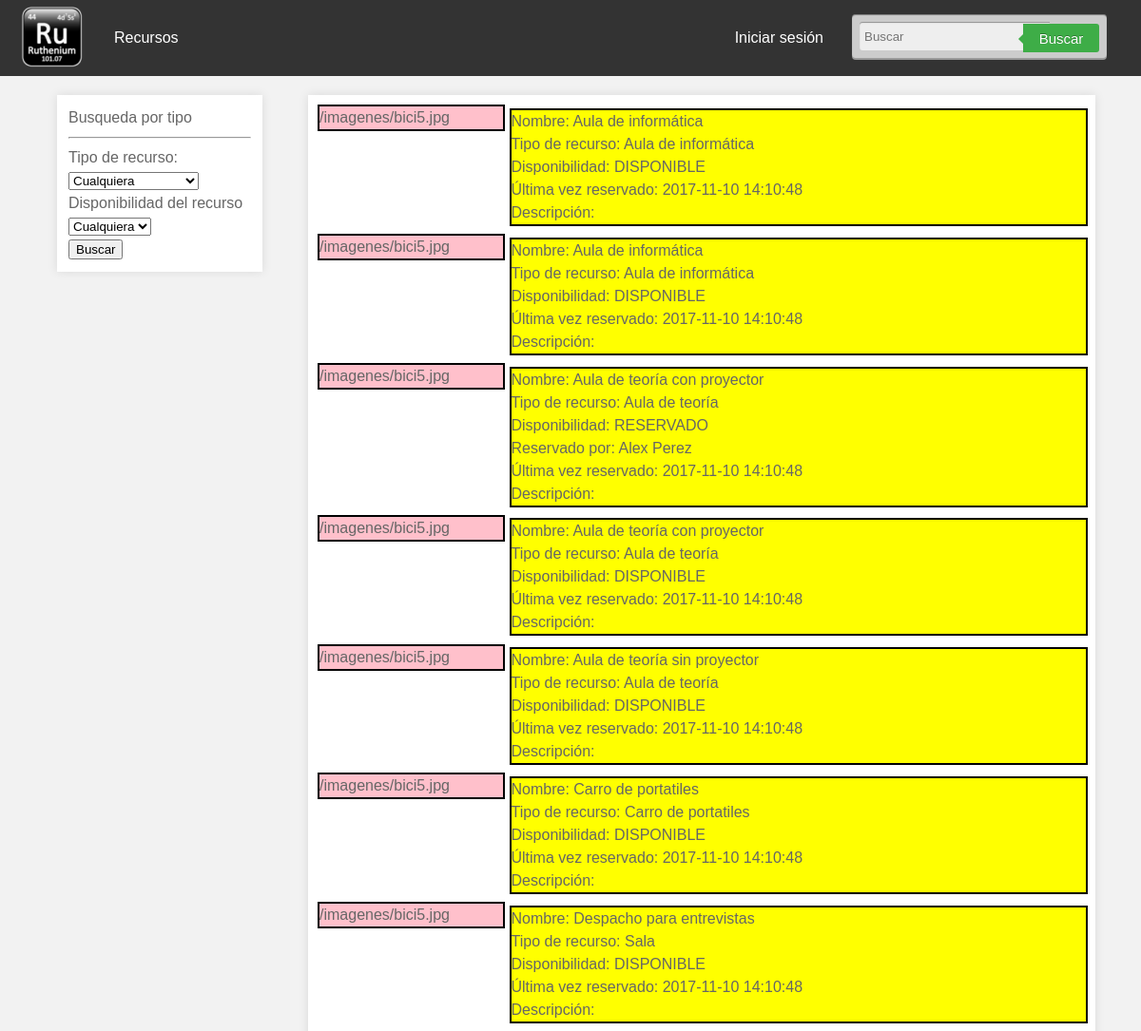
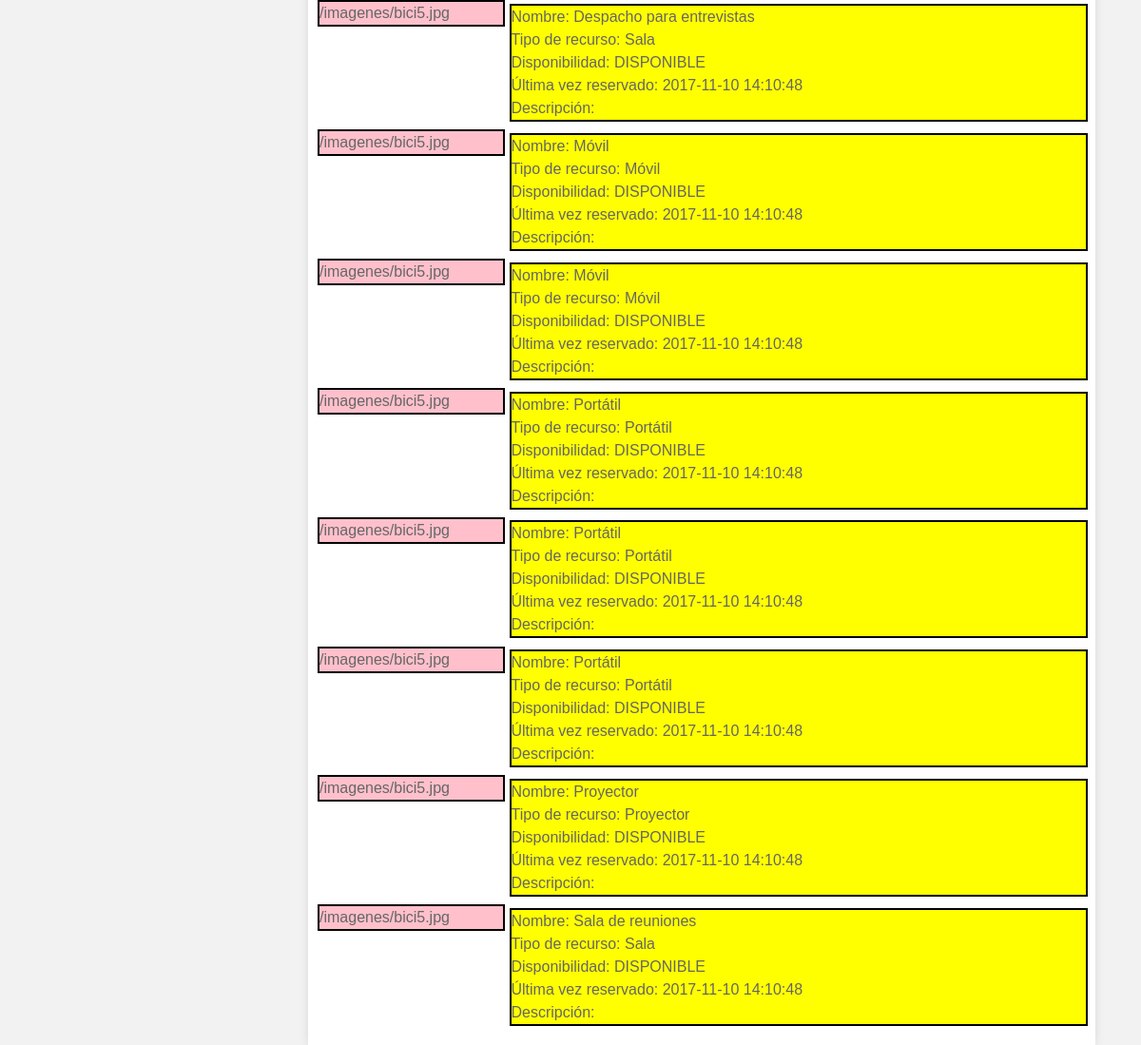
The page / on the database its author committed (2 pictures, top to bottom).
### tables this page shows
CREATE TABLE `recurso` (
	`rec_id` int(4) NOT NULL,
	`rec_tipo` varchar (25) NOT NULL,
	`rec_nombre` varchar (50) NOT NULL,
	`rec_disponibilidad` boolean NOT NULL,
	`rec_fecha` timestamp NULL,
	`rec_descripcion` text NULL,
	`rec_img` varchar(25) NULL
);

CREATE TABLE `usuario` (
	`usu_id` int(4) NOT NULL,
	`usu_nombre` varchar(50) NOT NULL,
	`usu_apellido` varchar(50) NOT NULL,
	`usu_correo` varchar(50) NOT NULL,
	`usu_password` varchar(50) NOT NULL
);

### index.php (the view, shortened to what this page needs)
<!DOCTYPE html>
<html lang="es">
<head>
  <link rel="stylesheet" href="css/maincss.css">
</head>
<body>
  <header id="main-header">
    <div id="searchform">
      <input type="text" placeholder="Buscar">
      <button type="submit">Buscar</button>
    </div>
    <div class="log">
      <nav>
        <ul>
          <li><a href="#">Iniciar sesión</a></li>
        </ul>
      </nav>
    </div>
    <a id="logo-header" href="#">
      <img src="imagenes/logo.png">
    </a>
    <nav>
      <ul>
        <li><a href="#">Recursos</a></li>
      </ul>
    </nav>
  </header>
  <section id="main-menu">
    <article>
      <div class="content">
        <?php
        $conexion=mysqli_connect("localhost", "root", "", "bbdd_rutenio");
        mysqli_query($conexion, "SET NAMES 'utf8'");
        $q = "SELECT DISTINCT(rec_tipo) from recurso ORDER BY rec_tipo";
        $resultados = mysqli_query($conexion, $q);
        if(mysqli_num_rows($resultados)>0){
          echo "<form action='index.php' method='POST'>";
          echo "Busqueda por tipo";
          echo "<hr>";
          echo "Tipo de recurso:";
          echo "<select name=tipo id='tipo'>";
          echo "<option>Cualquiera</option>";
          echo "</select>";
        }
        echo "Disponibilidad del recurso";
        echo "<select name='disponible'>";
        echo "<option>Cualquiera</option>";
        echo "</select>";
        echo "<br>";
        echo"<input type='submit' name='Enviar' value='Buscar'>";
        echo "</form>"
        ?>
      </div>
    </article>
  </section>
  <section id="main-content">
    <article>
      <header>
      </header>
      <div class="content">
        <?php
        $conexion=mysqli_connect("localhost", "root", "", "bbdd_rutenio");
        mysqli_query($conexion, "SET NAMES 'utf8'");
        if(isset($_POST['Enviar'])){
          if(isset($_POST['tipo'])){
            $tiporecurso=$_POST['tipo'];
          }
          if(isset($_POST['subtipo'])){
            $subtiporecurso=$_POST['subtipo'];
          }else{
            $subtiporecurso="";
          }
          if (isset($_POST['disponible'])) {
            $disponible=$_POST['disponible'];
          }
          if(($tiporecurso=="Cualquiera")&&($disponible=="Cualquiera")){
            $q = "SELECT * from recurso ORDER BY rec_nombre";
            $resultados = mysqli_query($conexion, $q);
            if(mysqli_num_rows($resultados)>0){
              while($recurso = mysqli_fetch_array($resultados)){
                echo "<div class='recurso-img'>";
                echo "$recurso[rec_img]<br>";
                echo "</div>";
                echo "<div class='recurso'>";
                echo "Nombre: $recurso[rec_nombre]<br>";
                $recursoid=$recurso['rec_id'];
                echo "Tipo de recurso: $recurso[rec_tipo]<br>";
                $dispo=$recurso['rec_disponibilidad'];
                if ($dispo==0) {
                  echo "Disponibilidad: RESERVADO <br>";
                  $j="SELECT usu_nombre, usu_apellido FROM usuario INNER JOIN recurso ON recurso.usu_id =usuario.usu_id WHERE rec_disponibilidad=0 AND rec_id='$recursoid'";
                  $nombrefk = mysqli_query($conexion, $j);
                  $nombre = mysqli_fetch_array($nombrefk);
                  echo "Reservado por: $nombre[usu_nombre] $nombre[usu_apellido]<br>";
                }else{
                  echo "Disponibilidad: DISPONIBLE <br>";
                }
                echo "Última vez reservado: $recurso[rec_fecha]<br>";
                echo "Descripción: $recurso[rec_descripcion]<br>";
                if ((isset($_REQUEST['login']))&&($dispo==1)) {
                  $usuario=$_REQUEST['id'];
                  echo "<a href='reservar.php?id=$recursoid&usu=$usuario'>Reservar</a><br>";
                }
                echo "</div>";
              }
            }else{
              echo "Lo sentimos, no hemos podido encontrar su búsqueda";
            }
      }
      $string="";
      $string1="";
      $string2="";
      if ($tiporecurso!="Cualquiera") {
        $string="WHERE rec_tipo='$tiporecurso'";
        if ($tiporecurso=="teoria") {
          $string="WHERE rec_tipo='Aula de teoría'";
        }
        if ($tiporecurso=="sala") {
          $string="WHERE rec_tipo='Sala'";
        }
        if ($subtiporecurso!="") {
          if ($subtiporecurso=="Cualquiera") {
            $string1="";
          }else{
            $string1=" AND rec_nombre LIKE '%$subtiporecurso%'";
          }
        }else{
          $string1="";
        }
        if ($disponible=="Disponible") {
          $string2="AND rec_disponibilidad='1'";
        }
        if($disponible=="Reservado"){
          $string2="AND rec_disponibilidad='0'";
        }
        $q="SELECT * FROM recurso $string $string1 $string2";
        $resultado = mysqli_query($conexion, $q);
        if(mysqli_num_rows($resultado)>0){
          while($recurso = mysqli_fetch_array($resultado)){
            echo "<div class='recurso-img'>";
            echo "$recurso[rec_img]<br>";
            echo "</div>";
            echo "<div class='recurso'>";
            echo "Nombre: $recurso[rec_nombre]<br>";
            echo "Tipo de recurso: $recurso[rec_tipo]<br>";
            $recursoid=$recurso['rec_id'];
            $dispo=$recurso['rec_disponibilidad'];
            if ($dispo==0) {
              echo "Disponibilidad: RESERVADO <br>";
              $j="SELECT usu_nombre, usu_apellido FROM usuario INNER JOIN recurso ON recurso.usu_id =usuario.usu_id WHERE rec_disponibilidad=0 AND rec_id='$recursoid'";
              $nombrefk = mysqli_query($conexion, $j);
              $nombre = mysqli_fetch_array($nombrefk);
              echo "Reservado por: $nombre[usu_nombre] $nombre[usu_apellido]<br>";
            }else{
              echo "Disponibilidad: DISPONIBLE <br>";
            }
            echo "Última vez reservado: $recurso[rec_fecha]<br>";
            echo "Descripción: $recurso[rec_descripcion]<br>";
            if ((isset($_REQUEST['login']))&&($dispo==1)) {
              $usuario=$_REQUEST['id'];
              echo "<a href='reservar.php?id=$recursoid&usu=$usuario'>Reservar</a><br>";
            }
            echo "</div>";
          }
        }else{
          echo "Lo sentimos, no hemos podido encontrar su búsqueda";
        }
      }
      if (($tiporecurso=="Cualquiera")&&($disponible!="Cualquiera")) {
        if ($disponible=="Disponible") {
          $string2="rec_disponibilidad='1'";
        }
        if($disponible=="Reservado"){
          $string2="rec_disponibilidad='0'";
        }
        $q="SELECT * FROM recurso WHERE $string2";
        $resultado = mysqli_query($conexion, $q);
        if(mysqli_num_rows($resultado)>0){
          while($recurso = mysqli_fetch_array($resultado)){
            echo "<div class='recurso-img'>";
            echo "$recurso[rec_img]<br>";
            echo "</div>";
            echo "<div class='recurso'>";
            echo "Nombre: $recurso[rec_nombre]<br>";
            $recursoid=$recurso['rec_id'];
            echo "Tipo de recurso: $recurso[rec_tipo]<br>";
            $dispo=$recurso['rec_disponibilidad'];
            if ($dispo==0) {
              echo "Disponibilidad: RESERVADO <br>";
              $j="SELECT usu_nombre, usu_apellido FROM usuario INNER JOIN recurso ON recurso.usu_id =usuario.usu_id WHERE rec_disponibilidad=0 AND rec_id='$recursoid'";
              $nombrefk = mysqli_query($conexion, $j);
              $nombre = mysqli_fetch_array($nombrefk);
              echo "Reservado por: $nombre[usu_nombre] $nombre[usu_apellido]<br>";
            }else{
              echo "Disponibilidad: DISPONIBLE <br>";
            }
            echo "Última vez reservado: $recurso[rec_fecha]<br>";
            echo "Descripción: $recurso[rec_descripcion]<br>";
            if ((isset($_REQUEST['login']))&&($dispo==1)) {
              $usuario=$_REQUEST['id'];
              echo "<a href='reservar.php?id=$recursoid&usu=$usuario'>Reservar</a><br>";
            }
            echo "</div>";
          }
        }else{
          echo "Lo sentimos, no hemos podido encontrar su búsqueda";
        }
        }
      }else{
        $q = "SELECT * from recurso ORDER BY rec_nombre";
        $resultados = mysqli_query($conexion, $q);
        if(mysqli_num_rows($resultados)>0){
          while($recurso = mysqli_fetch_array($resultados)){
            echo "<div class='recurso-img'>";
            echo "$recurso[rec_img]<br>";
            echo "</div>";
            echo "<div class='recurso'>";
            echo "Nombre: $recurso[rec_nombre]<br>";
            $recursoid=$recurso['rec_id'];
            echo "Tipo de recurso: $recurso[rec_tipo]<br>";
            $dispo=$recurso['rec_disponibilidad'];
            if ($dispo==0) {
              echo "Disponibilidad: RESERVADO <br>";
              $j="SELECT usu_nombre, usu_apellido FROM usuario INNER JOIN recurso ON recurso.usu_id =usuario.usu_id WHERE rec_disponibilidad=0 AND rec_id='$recursoid'";
              $nombrefk = mysqli_query($conexion, $j);
              $nombre = mysqli_fetch_array($nombrefk);
              echo "Reservado por: $nombre[usu_nombre] $nombre[usu_apellido]<br>";
            }else{
              echo "Disponibilidad: DISPONIBLE <br>";
            }
            echo "Última vez reservado: $recurso[rec_fecha]<br>";
            echo "Descripción: $recurso[rec_descripcion]<br>";
            echo "</div>";
          }
        }
      }
      ?>
    </div>
</article>
</section>
</body>
</html>

### css/maincss.css (style rules this page uses)
body { margin: 0; padding: 0; font-family: Helvetica, Arial, sans-serif; color: #666; background: #f2f2f2; font-size: 1em; line-height: 1.5em; }
img { max-width: 100%; height: auto; }
#main-header { background: #333; color: white; height: 80px; }
#main-header a { color: white; }
.log { float: right; margin-left: 1%; }
#logo-header { float: left; padding: 4px 0 0 20px; text-decoration: none; }
nav { float: left; }
nav ul { margin: 0; padding: 0 0 0 20px; list-style: none; padding-right: 20px; }
nav ul li { display: inline-block; line-height: 80px; }
nav ul li a { display: block; padding: 0 10px; text-decoration: none; }
#main-content { background: white; width: 68%; margin-top: 20px; margin-left: 27%; margin-right: auto; margin-bottom: auto; box-shadow: 0 0 10px rgba(0,0,0,.1); padding: 0% 1% 1% 0%; }
#main-content header, #main-content .content { padding-top: 5px; padding: 5px 0 0 10px; }
#main-menu { background: white; width: 16%; float: left; padding: 1% 1% 1% 1%; margin-top: 20px; margin-left: 5%; margin-right: auto; margin-bottom: auto; box-shadow: 0 0 10px rgba(0,0,0,.1); }
#main-header { background: #333; color: white; height: 80px; width: 100%; left: 0; top: 0; position: fixed; }
body { margin: 0; padding: 0; font-family: Helvetica, Arial, sans-serif; color: #666; background: #f2f2f2; font-size: 1em; line-height: 1.5em; padding-top: 80px; }
#searchform { width: 21%; height:30px; padding-top: 8px; padding-right: 8px; padding-bottom: 8px; padding-left: 8px; margin-top: 15px; margin-right: 3%; margin-bottom: 1px; margin-left: auto; float: right; background: #ccc; border-radius: 4px; box-shadow: 0 1px 1px rgba(0,0,0,.4) inset, 0 2px 0 rgba(255,255,255,.5); }
#searchform input { width: 190px; height:20px; padding: 5px; float: left; border: 0; background: #eee; border-radius: 3px 0 0 3px; box-shadow: 0 1px 1px rgba(0,0,0,.4) inset; }
#searchform button { position: relative; margin-top: -11%; float: right; border: 0; cursor: pointer; height: 30px; width: 80px; font-size:15px; color: #fff; background: #3ead47; border-radius: 0 3px 3px 0; text-shadow: 0 -1px 0 rgba(0, 0 ,0, .3); }
#searchform button:before { content: ''; position: absolute; border-width: 8px 8px 8px 0; border-style: solid solid solid none; border-color: transparent #3ead47 transparent; top: 8px; left: -5px; }
.recurso { width: 75%; margin-left: 25%; margin-top: -3%; margin-bottom: 1%; background-color: yellow; border: 2px solid black; }
.recurso-img { width: 24%; background-color: pink; border: 2px solid black; }

### rows shown on the page
recurso: rec_img "/imagenes/bici5.jpg", rec_nombre "Aula de informática", rec_tipo "Aula de informática", rec_disponibilidad "Disponibilidad: DISPONIBLE", rec_fecha "2017-11-10 14:10:48"
recurso: rec_img "/imagenes/bici5.jpg", rec_nombre "Aula de informática", rec_tipo "Aula de informática", rec_disponibilidad "Disponibilidad: DISPONIBLE", rec_fecha "2017-11-10 14:10:48"
recurso: rec_img "/imagenes/bici5.jpg", rec_nombre "Aula de teoría con proyector", rec_tipo "Aula de teoría", usu.usu_nombre "Alex", usu.usu_apellido "Perez", rec_fecha "2017-11-10 14:10:48"
recurso: rec_img "/imagenes/bici5.jpg", rec_nombre "Aula de teoría con proyector", rec_tipo "Aula de teoría", rec_disponibilidad "Disponibilidad: DISPONIBLE", rec_fecha "2017-11-10 14:10:48"
recurso: rec_img "/imagenes/bici5.jpg", rec_nombre "Aula de teoría sin proyector", rec_tipo "Aula de teoría", rec_disponibilidad "Disponibilidad: DISPONIBLE", rec_fecha "2017-11-10 14:10:48"
recurso: rec_img "/imagenes/bici5.jpg", rec_nombre "Carro de portatiles", rec_tipo "Carro de portatiles", rec_disponibilidad "Disponibilidad: DISPONIBLE", rec_fecha "2017-11-10 14:10:48"
recurso: rec_img "/imagenes/bici5.jpg", rec_nombre "Despacho para entrevistas", rec_tipo "Sala", rec_disponibilidad "Disponibilidad: DISPONIBLE", rec_fecha "2017-11-10 14:10:48"
recurso: rec_img "/imagenes/bici5.jpg", rec_nombre "Despacho para entrevistas", rec_tipo "Sala", rec_disponibilidad "Disponibilidad: DISPONIBLE", rec_fecha "2017-11-10 14:10:48"
recurso: rec_img "/imagenes/bici5.jpg", rec_nombre "Móvil", rec_tipo "Móvil", rec_disponibilidad "Disponibilidad: DISPONIBLE", rec_fecha "2017-11-10 14:10:48"
recurso: rec_img "/imagenes/bici5.jpg", rec_nombre "Móvil", rec_tipo "Móvil", rec_disponibilidad "Disponibilidad: DISPONIBLE", rec_fecha "2017-11-10 14:10:48"
recurso: rec_img "/imagenes/bici5.jpg", rec_nombre "Portátil", rec_tipo "Portátil", rec_disponibilidad "Disponibilidad: DISPONIBLE", rec_fecha "2017-11-10 14:10:48"
recurso: rec_img "/imagenes/bici5.jpg", rec_nombre "Portátil", rec_tipo "Portátil", rec_disponibilidad "Disponibilidad: DISPONIBLE", rec_fecha "2017-11-10 14:10:48"
recurso: rec_img "/imagenes/bici5.jpg", rec_nombre "Portátil", rec_tipo "Portátil", rec_disponibilidad "Disponibilidad: DISPONIBLE", rec_fecha "2017-11-10 14:10:48"
recurso: rec_img "/imagenes/bici5.jpg", rec_nombre "Proyector", rec_tipo "Proyector", rec_disponibilidad "Disponibilidad: DISPONIBLE", rec_fecha "2017-11-10 14:10:48"
recurso: rec_img "/imagenes/bici5.jpg", rec_nombre "Sala de reuniones", rec_tipo "Sala", rec_disponibilidad "Disponibilidad: DISPONIBLE", rec_fecha "2017-11-10 14:10:48"
